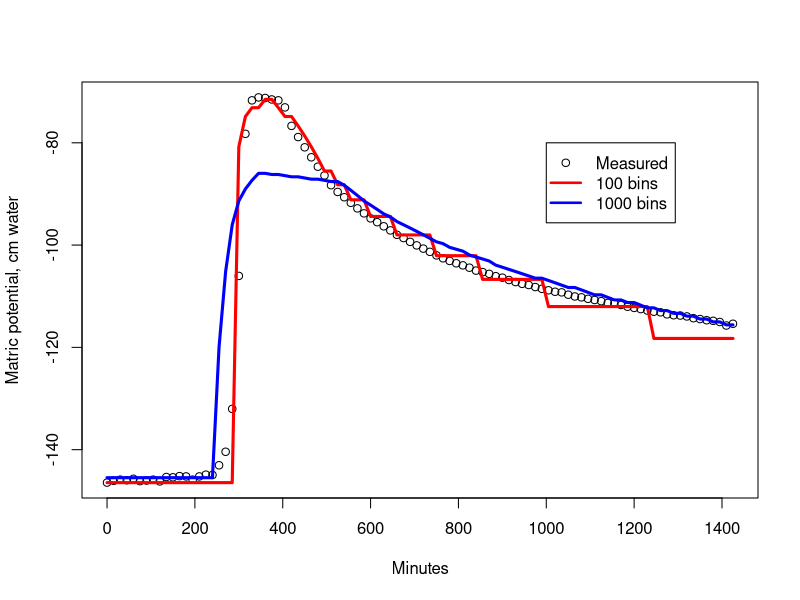
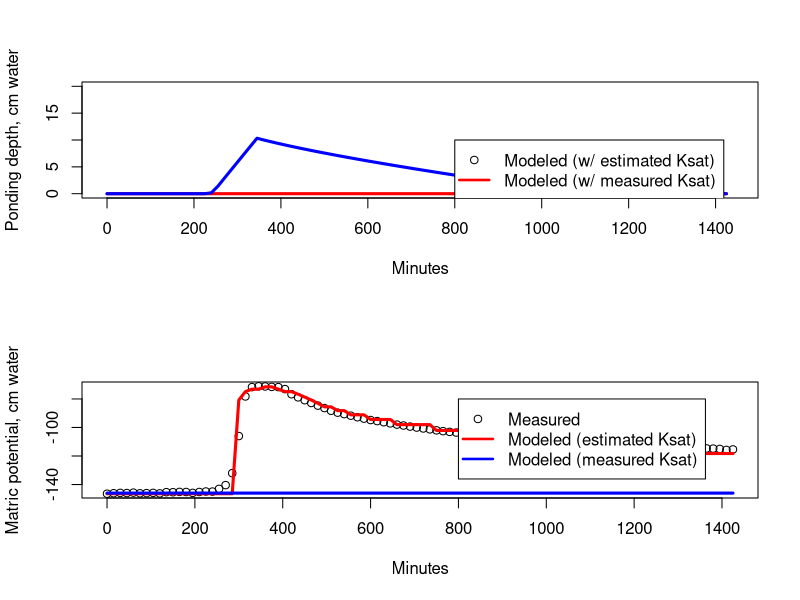

Write R code to recreate these figures, in order.
x11()

talog_bins=read.csv("./talog/niceplots/talog_bins.csv")
plot(talog_bins$minu, talog_bins$meas*100, xlab="Minutes",ylab="Matric potential, cm water")
lines(talog_bins$minu, talog_bins$hundr*100,col="RED",lwd=3)
lines(talog_bins$minu, talog_bins$thous*100,col="BLUE",lwd=3)
legend(1000,-80,c("Measured","100 bins","1000 bins"),pch=c(1,-1,-1),lty=c(0,1,1),lwd=c(1,2.5,2.5),col=c('black','red','blue'))
locator(1)

par(mfrow=c(2,1))
talog_pond=read.csv("./talog/niceplots/ponding.csv")
plot(talog_pond$minu, type="n", xlab="Minutes", ylab="Ponding depth, cm water",ylim=c(0,20),xlim=c(0,1440))
lines(talog_pond$minu,talog_pond$noposur*100,col="RED",lwd=3)
lines(talog_pond$minu, talog_pond$posur*100,col="BLUE",lwd=3)
legend(800,10,c("Modeled (w/ estimated Ksat)","Modeled (w/ measured Ksat)"),pch=c(1,-1,-1),lty=c(0,1,1),lwd=c(1,2.5,2.5),col=c('black','red','blue'))
plot(talog_pond$minu, talog_bins$meas*100, xlab="Minutes",ylab="Matric potential, cm water")
lines(talog_pond$minu, talog_bins$hundr*100,col="RED",lwd=3)
lines(talog_pond$minu, rep(mean(talog_bins$meas[1:5]),96)*100,col="BLUE",lwd=3)
legend(800,-80,c("Measured","Modeled (estimated Ksat)","Modeled (measured Ksat)"),pch=c(1,-1,-1),lty=c(0,1,1),lwd=c(1,2.5,2.5),col=c('black','red','blue'))
locator(1)
